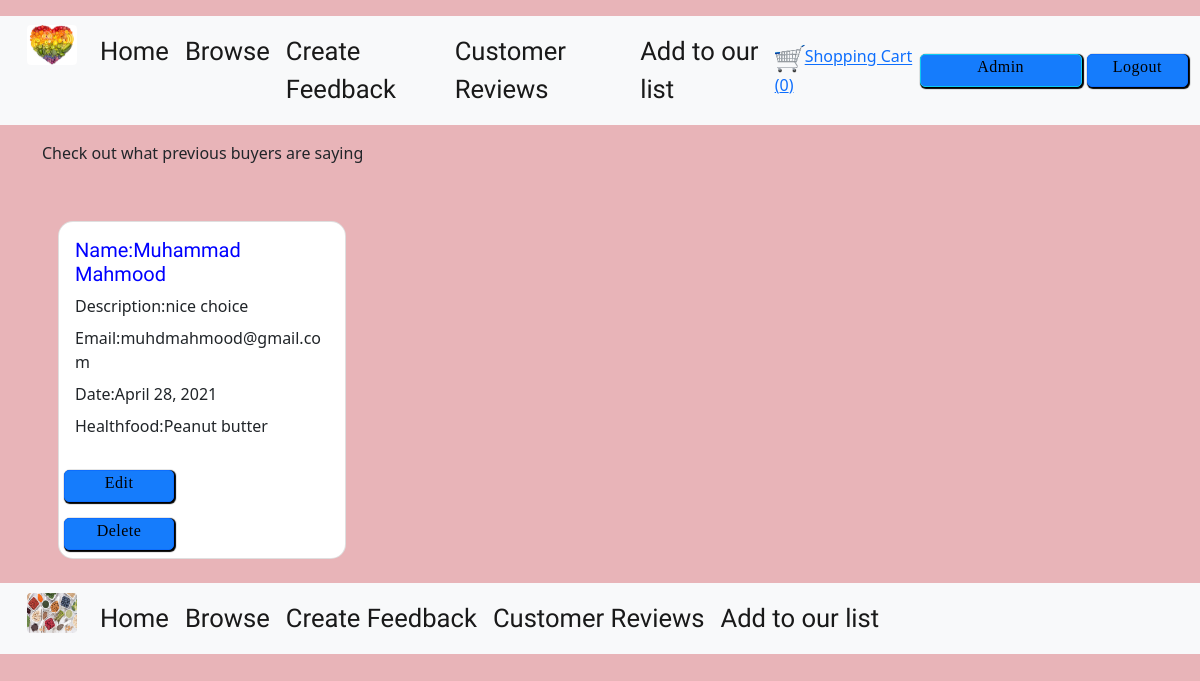
The page /reviews/ on the database as committed earlier.
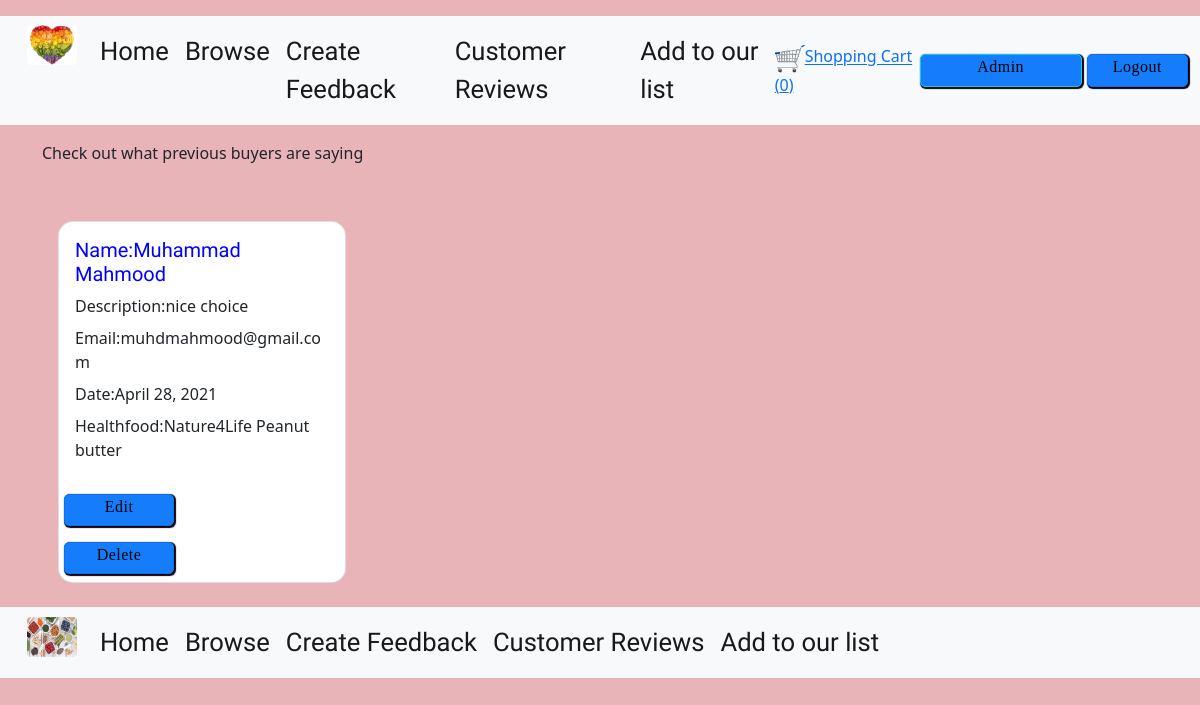
The same page on the database as committed later.
### reviews/models.py (models this page shows, shortened)
class reviews(models.Model):
    name = models.CharField(blank=False, max_length=255)
    Email = models.EmailField(blank=False, max_length=320)
    date = models.DateField(default=datetime.date.today)
    reviews = models.TextField(blank=False)
    healthfood = models.ForeignKey(healthfood, on_delete=models.CASCADE)

### healthfood/models.py (models this page shows)
class healthfood(models.Model):
    title = models.CharField(blank=False, max_length=255)
    ingredients = models.CharField(blank=False, max_length=255)
    country = models.CharField(blank=False, max_length=255)
    description = models.TextField(blank=False)
    image = ImageField(blank=True, manual_crop="")
    maker = models.ForeignKey(Maker, on_delete=models.CASCADE)
    serving = models.TextField(blank=False)
    nutrition_carbs = models.CharField(blank=False, max_length=255)
    nutrition_protein = models.CharField(blank=False, max_length=255)
    nutrition_fats = models.CharField(blank=False, max_length=255)
    cost = models.DecimalField(max_digits=5, decimal_places=2, blank=False)
    def __str__(self):
        return self.title

### reviews/views.py (the view)
# urls.py: path('', healthfood.views.index, name="show_landing_route"),
def index(request):
    all_reviews = reviews.objects.all()
    return render(request, 'reviews/index-template.html', {
        'reviews': all_reviews
    })

### cart/contexts.py (called while the page is built)
def cart_contents(request):
    cart = request.session.get("shopping_cart", {})
    return {
        'shopping_cart': cart,
        'number_of_items': len(cart)
    }

### reviews/templates/reviews/index-template.html
{% extends 'base.template.html' %}
{% load static %}
{%block content%}
<h>Check out what previous buyers are saying</h1>
    <div style="display:flex;flex-wrap:wrap">
        {%for reviews in reviews %}
        <div class="card m-3" style="width:18rem;">
            <div class="card-body">
                <h6 class="card-title"> Name:{{reviews.name}}</h6>
                <p class="card-title"> Description:{{reviews.reviews}}</p>
                <p class="card-title"> Email:{{reviews.Email}}</p>
                <p class="card-title"> Date:{{reviews.date}}</p>
                <p class="card-title"> Healthfood:{{reviews.healthfood}}</p>
            </div>
            <a href="{% url 'update_reviews_route' reviews_id=reviews.id %}"
                class="btn btn-primary btn-sm mb-2 mt-2">Edit</a>
            <a href="{% url 'delete_reviews_route' reviews_id=reviews.id %}" .
                class="btn btn-primary btn-sm mb-2 mt-2">Delete</a>
        </div>
        {%endfor%}
    </div>
    {%endblock%}

### templates/base.template.html (shortened to what this page needs)
{% load static %}
{% load crispy_forms_tags %}
<!doctype html>
<html lang="en">
<head>
    <link href="https://cdn.jsdelivr.net/npm/bootstrap@5.0.0-beta3/dist/css/bootstrap.min.css" rel="stylesheet"
>
    <link rel="stylesheet" href="{% static '/css/style.css' %}" />
</head>
<header>
    <nav class="navbar navbar-expand-lg navbar-light bg-light mt-3 mb-3">
        <div class="container-fluid">
            <div class="collapse navbar-collapse" id="navbarSupportedContent">
                <ul class="navbar-nav me-auto mb-2 mb-lg-0">
                    <a href="/"><img src="/static/images/healthy.jpeg" alt="food" width="50" height="40"
                            class="rounded icon"></a>
                    <li class="nav-item">
                        <a class="nav-link active" aria-current="page" href="/ ">Home</a>
                    </li>
                    <li class="nav-item">
                        <a class="nav-link active" aria-current="page" href="/healthfood/">Browse</a>
                    </li>
                    <li class="nav-item">
                        <a class="nav-link active" href="/reviews/create/">Create Feedback</a>
                    </li>
                    <li class="nav-item">
                        <a class="nav-link active" href="/reviews/">Customer Reviews</a>
                    </li>
                    <li class="nav-item">
                        <a class="nav-link active" href="/healthfood/create/">Add to our list</a>
                    </li>
                </ul>
                <a href="{% url 'views_cart' %}"><img src="/static/images/cart.png" alt="food" width="30" height="30"
                        class="rounded icon">Shopping Cart ({{number_of_items}})</a>
                <a href="/admin" class="btn btn-info btn-sm mb-2 mt-2"> Admin</a>
                <a href="/accounts/logout" class="btn btn-primary btn-sm mb-2 mt-2">Logout</a>
            </div>
    </nav>
</header>
<body>
    <div class="container">
        {%block content%}
        {%endblock%}
    </div>
</body>
<footer>
    <nav class="navbar navbar-expand-lg navbar-light bg-light mt-5 mb-3">
        <div class="container-fluid">
            <div class="collapse navbar-collapse" id="navbarSupportedContent">
                <ul class="navbar-nav me-auto mb-2 mb-lg-0">
                    <a href="/"><img src="/static/images/healthy2.jpeg" alt="food" width="50" height="40"
                            class="rounded icon"></a>
                    <li class="nav-item">
                        <a class="nav-link active" aria-current="page" href="/ ">Home</a>
                    </li>
                    <li class="nav-item">
                        <a class="nav-link active" aria-current="page" href="/healthfood/">Browse</a>
                    </li>
                    <li class="nav-item">
                        <a class="nav-link active" href="/reviews/create/">Create Feedback</a>
                    </li>
                    <li class="nav-item">
                        <a class="nav-link active" href="/reviews/">Customer Reviews</a>
                    </li>
                    <li class="nav-item">
                        <a class="nav-link active" href="/healthfood/create/">Add to our list</a>
                    </li>
                </ul>
            </div>
    </nav>
</footer>
</html>

### static/css/style.css (style rules this page uses)
body { background-color: #E8B4B8; }
nav ul a { font-size: 1.6rem; color: #fff; display: block; padding: 0 15px; cursor: pointer; }
.btn-primary { text-decoration: none; color: black; background-color: #157cfc; text-align: center; letter-spacing: .5px; -webkit-transition: background-color .2s ease-out; transition: background-color .2s ease-out; cursor: pointer; width: 110px; height: 32.33px; font-size: 16px; border-radius: 5px; vertical-align: middle; padding: 0px 20px 7px 20px; box-shadow: 1px 1px 1px 1px black; margin-left: 5px; font-family: 'Original Surfer', cursive; }
.card { border-radius: 15px; width: 500px; }
a.btn.btn-info { text-decoration: none; color: black; background-color: #157cfc; text-align: center; letter-spacing: .5px; -webkit-transition: background-color .2s ease-out; transition: background-color .2s ease-out; cursor: pointer; width: 180px; height: 32.33px; font-size: 16px; border-radius: 5px; vertical-align: middle; padding: 0px 20px 7px 20px; box-shadow: 1px 1px 1px 1px black; margin-left: 5px; font-family: 'Original Surfer', cursive; }
h6 { font-family: 'Josefin Sans', sans-serif; font-size: 20px; color: blue; top: 50px; }
.card { position: relative; top: 40px; }
a.nav-link.active { font-family: 'Josefin Sans', sans-serif; color: blue; }
.bg-light { background-color: none; }

Rows that differ between the two databases and show on the page:
changed through a linked row, reviews "Muhammad Mahmood": healthfood "Peanut butter" → "Nature4Life Peanut butter"
